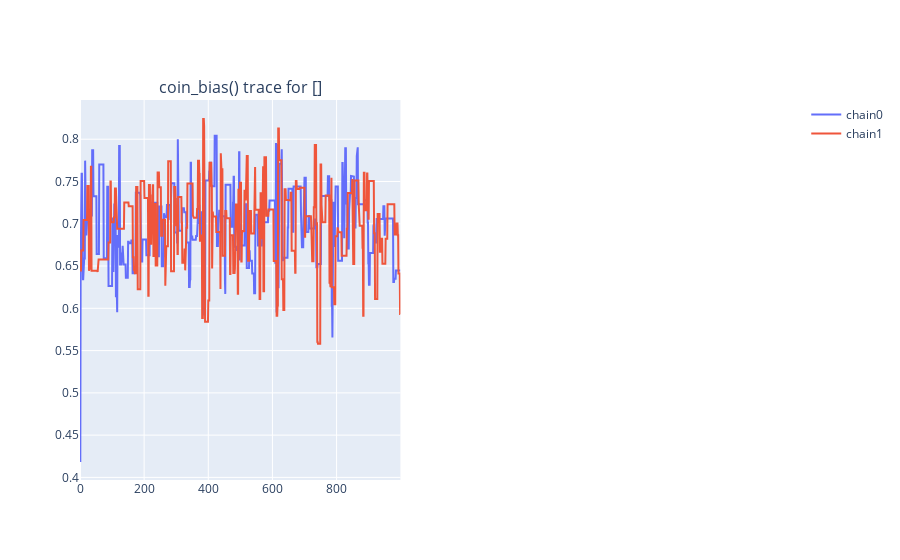
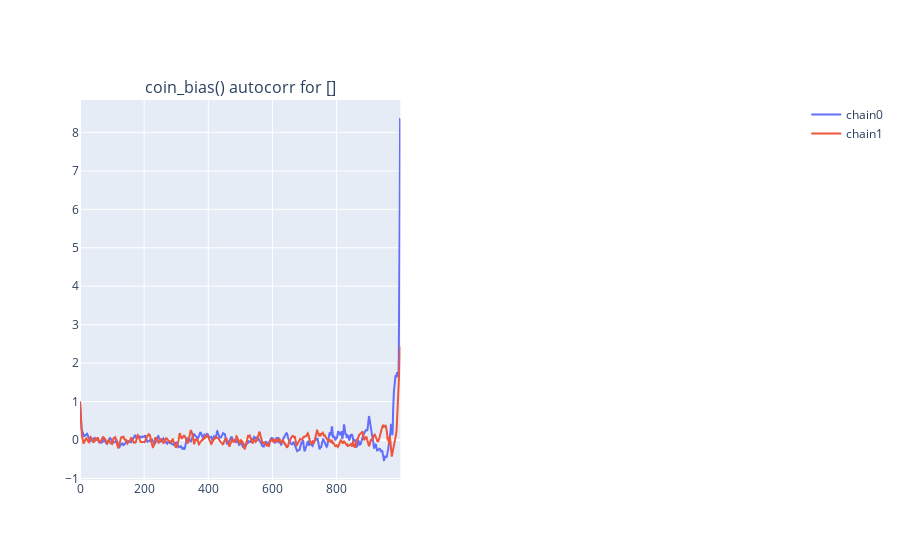

The notebook cell these images were saved under, in order:
### Markdown cell above
Another set of useful tools for evaluating the quality of the infered distribution are the trace and autocorrelation plots. 
We can create them for the two chains generated above follows:

### Code cell
figs = bm.Diagnostics(coin_bias_samples).plot([coin_bias()])

for fig in figs:
    plotly.offline.iplot(fig)

### Figure 1 — Plotly figure (JSON) as saved in the notebook; plotly's stock layout.template omitted (floating-point values rounded to 4 significant figures; data arrays with more than 128 entries replaced by an {"elided": "..."} marker saying what was removed)
{"data": [{"mode": "lines", "name": "chain0", "type": "scatter", "x": {"elided": "1000 int values"}, "xaxis": "x", "y": {"elided": "1000 float values"}, "yaxis": "y"}, {"mode": "lines", "name": "chain1", "type": "scatter", "x": {"elided": "1000 int values"}, "xaxis": "x", "y": {"elided": "1000 float values"}, "yaxis": "y"}], "layout": {"annotations": [{"font": {"size": 16}, "showarrow": false, "text": "coin_bias() trace for []", "x": 0.225, "xanchor": "center", "xref": "paper", "y": 1, "yanchor": "bottom", "yref": "paper"}], "xaxis": {"anchor": "y", "domain": [0, 0.45]}, "xaxis2": {"anchor": "y2", "domain": [0.55, 1]}, "yaxis": {"anchor": "x", "domain": [0, 1]}, "yaxis2": {"anchor": "x2", "domain": [0, 1]}}}

### Figure 2 — Plotly figure (JSON) as saved in the notebook; plotly's stock layout.template omitted (floating-point values rounded to 4 significant figures; data arrays with more than 128 entries replaced by an {"elided": "..."} marker saying what was removed)
{"data": [{"mode": "lines", "name": "chain0", "type": "scatter", "x": {"elided": "1000 int values"}, "xaxis": "x", "y": {"elided": "1000 float values"}, "yaxis": "y"}, {"mode": "lines", "name": "chain1", "type": "scatter", "x": {"elided": "1000 int values"}, "xaxis": "x", "y": {"elided": "1000 float values"}, "yaxis": "y"}], "layout": {"annotations": [{"font": {"size": 16}, "showarrow": false, "text": "coin_bias() autocorr for []", "x": 0.225, "xanchor": "center", "xref": "paper", "y": 1, "yanchor": "bottom", "yref": "paper"}], "xaxis": {"anchor": "y", "domain": [0, 0.45]}, "xaxis2": {"anchor": "y2", "domain": [0.55, 1]}, "yaxis": {"anchor": "x", "domain": [0, 1]}, "yaxis2": {"anchor": "x2", "domain": [0, 1]}}}
